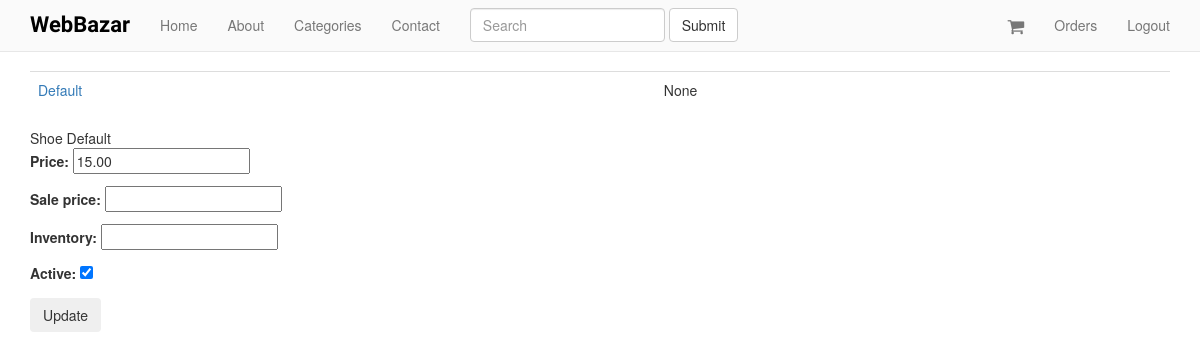
The page /products/7/inventory/ (signed in) on the database its author committed.
### products/models.py (models this page shows, shortened)
class Variation(models.Model):
	product = models.ForeignKey(Product)
	title = models.CharField(max_length=120)
	price = models.DecimalField(decimal_places=2, max_digits=20)
	sale_price = models.DecimalField(decimal_places=2, max_digits=20, null=True, blank=True)
	active = models.BooleanField(default=True)
	inventory = models.IntegerField(null=True, blank=True) #refer none == unlimited amount
	def get_absolute_url(self):
		return self.product.get_absolute_url()

class Product(models.Model):
	title = models.CharField(max_length=120)
	description = models.TextField(blank=True, null=True)
	price = models.DecimalField(decimal_places=2, max_digits=20)
	count = models.PositiveIntegerField(default=1)
	active = models.BooleanField(default=True)
	categories = models.ManyToManyField('Category', blank=True)
	default = models.ForeignKey('Category', related_name='default_category', null=True, blank=True)
	objects = ProductManager()
	class Meta:
		ordering = ["-title"]
	def get_absolute_url(self):
		return reverse("product_detail", kwargs={"pk": self.pk})

### products/views.py (the view, shortened to what this page needs)
# urls.py: url(r'^(?P<pk>\d+)/inventory/$', VariationListView.as_view(), name='product_inventory'),
class VariationListView(StaffRequiredMixin, ListView):
	model = Variation
	queryset = Variation.objects.all()
	def get_context_data(self, *args, **kwargs):
		context = super(VariationListView, self).get_context_data(*args, **kwargs)
		context["formset"] = VariationInventoryFormSet(queryset=self.get_queryset())
		return context
	def get_queryset(self, *args, **kwargs):
		product_pk = self.kwargs.get("pk")
		if product_pk:
			product = get_object_or_404(Product, pk=product_pk)
			queryset = Variation.objects.filter(product=product)
		return queryset

### products/mixins.py (called while the page is built)
	@method_decorator(login_required)
	def dispatch(self, request, *args, **kwargs):
		if request.user.is_staff:
			return super(StaffRequiredMixin, self).dispatch(request, *args, **kwargs)
		else:
			raise Http404

### products/models.py (called while the page is built)
	def active(self):
		return self.filter(active=True)

	def get_queryset(self):
		return ProductQuerySet(self.model, using=self._db)

	def all(self, *args, **kwargs):
		return self.get_queryset().active()

### products/templates/products/variation_list.html (shortened to what this page needs)
{% extends "base.html" %}
{% block content %}
<table class='table'>
{% for object in object_list %}
<tr>
<td><a href='{{ object.get_absolute_url }}'>{{ object.title }}</a></td><td>{{ object.inventory }}</td>
</tr>
{% endfor %}
</table>
<form method="POST" action=""> {% csrf_token %}
{% for form in formset %}
{{ form.instance.product.title }}
{{ form.instance.title }}
{{ form.as_p }}
{% endfor %}
<input type="submit" value='Update' class='btn' />
</form>
{% endblock %}

### static_in_pro/our_static/css/navbar-static-top.css (style rules this page uses)
body { min-height: 1000px; }

### rows shown on the page
Variation: title "Default", inventory "None", instance.product "Shoe", instance "Default"
